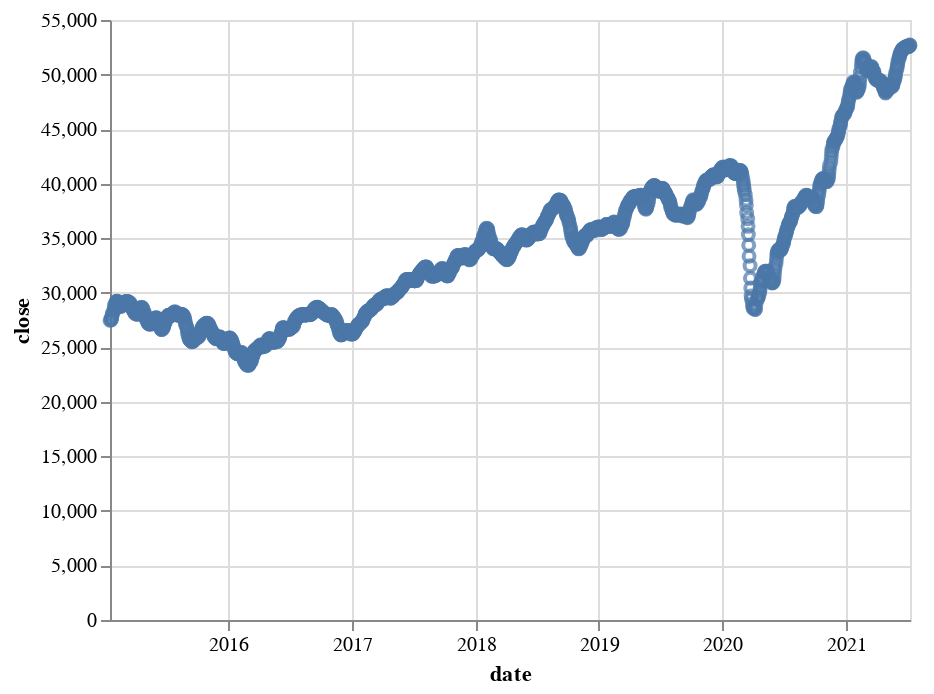

This figure's notebook cell:
### Code cell
alt.Chart(altdata_tendays).mark_point().encode(
    x ='date',
    y = 'close'
)

### Figure 1 — Vega-Lite specification as saved in the notebook (floating-point values rounded to 4 significant figures; data arrays with more than 128 entries replaced by an {"elided": "..."} marker saying what was removed)
{"config": {"view": {"continuousWidth": 400, "continuousHeight": 300}}, "data": {"name": "data-cbd590b1d6c810053cdb64eedd87f8fa"}, "mark": "point", "encoding": {"x": {"type": "temporal", "field": "date"}, "y": {"type": "quantitative", "field": "close"}}, "$schema": "https://vega.github.io/schema/vega-lite/v4.8.1.json", "datasets": {"data-cbd590b1d6c810053cdb64eedd87f8fa": {"elided": "1591 records"}}}
